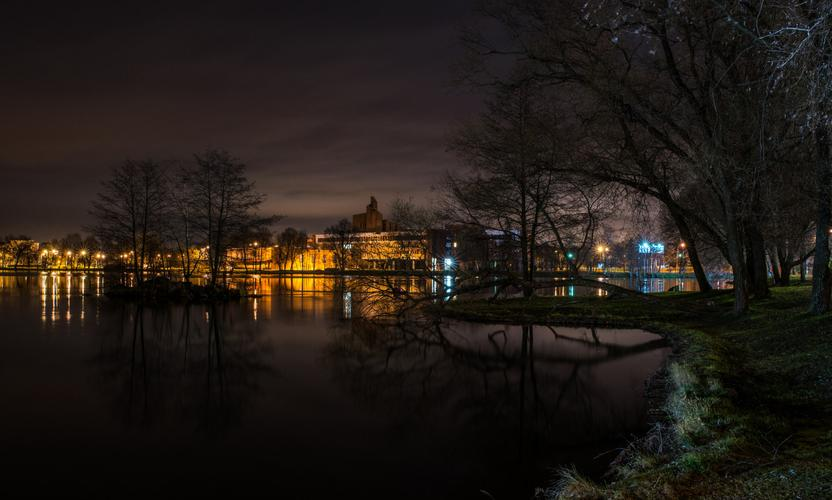
%> input picture Picture/test3.jpeg, 832 x 500 px
$ octave stright.m   (GNU Octave 9; MATLAB toolbox functions it lacks are replaced by stand-ins)
%> lines starting %> are read from the running program, lines starting %| are printed output that depends on the picture
% 读取图像
% I = imread('../Picture/test1.jpeg');
% I = imread('../Picture/test2.jpeg');
I = imread('../Picture/test3.jpeg');
%> I is the input picture: size 500x832x3 uint8; mean R, G, B 34.1, 27.5, 22.3
% 转换为灰度图像
% I = rgb2gray(I);
I = im2double(I); % 或者使用 im2uint8(image)
%> I: size 500x832x3 double
% 显示原始图像及其直方图
figure;
subplot(2, 2, 1);
imshow(I);
title('原始图像');
subplot(2, 2, 2);
imhist(I);
title('原始直方图');
% 使用 histeq 函数进行直方图均衡化
J = histeq(I);
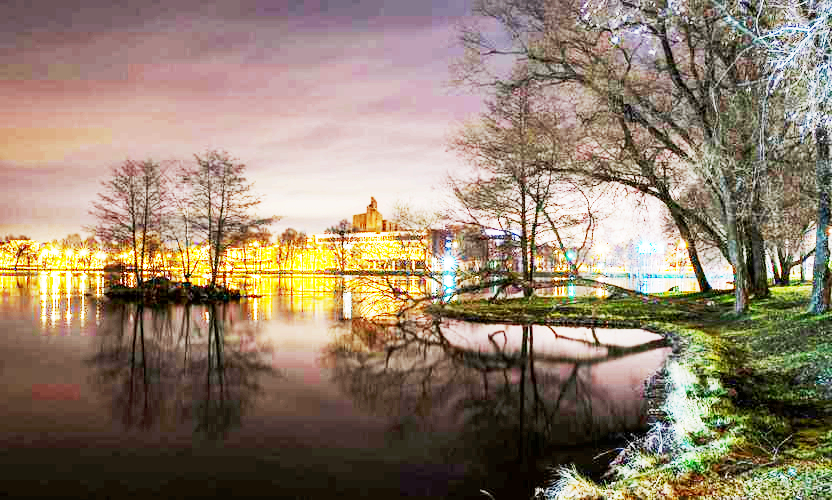
%> J: size 500x832x3 double; mean R, G, B 0.573, 0.503, 0.428
% 显示增强后的图像及其直方图
subplot(2, 2, 3);
imshow(J);
title('增强后的图像');
subplot(2, 2, 4);
imhist(J);
title('增强后的直方图');
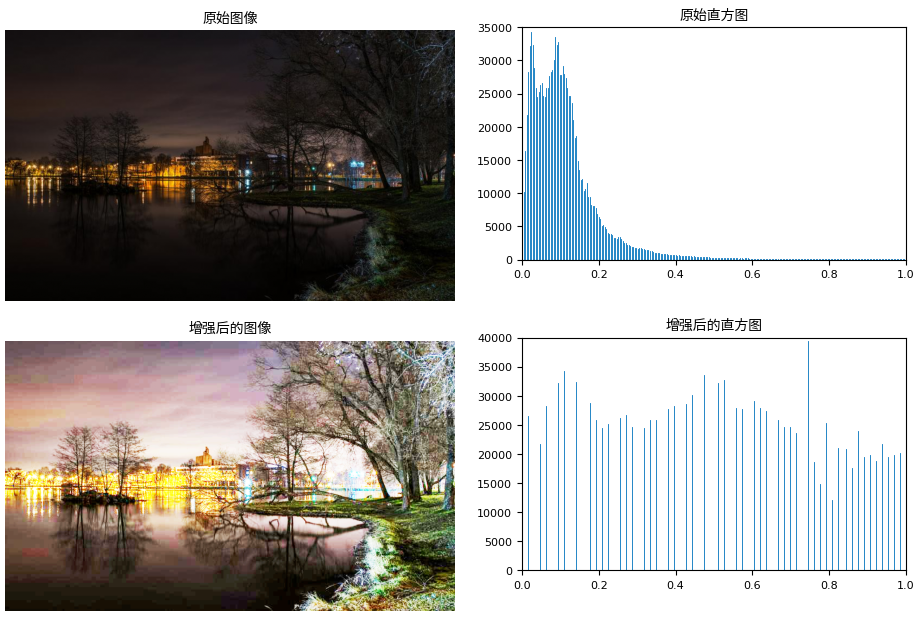
%> figure redrawn from the program's plot data, 4 panels

$ run again, with Picture/test1.jpeg copied over Picture/test3.jpeg
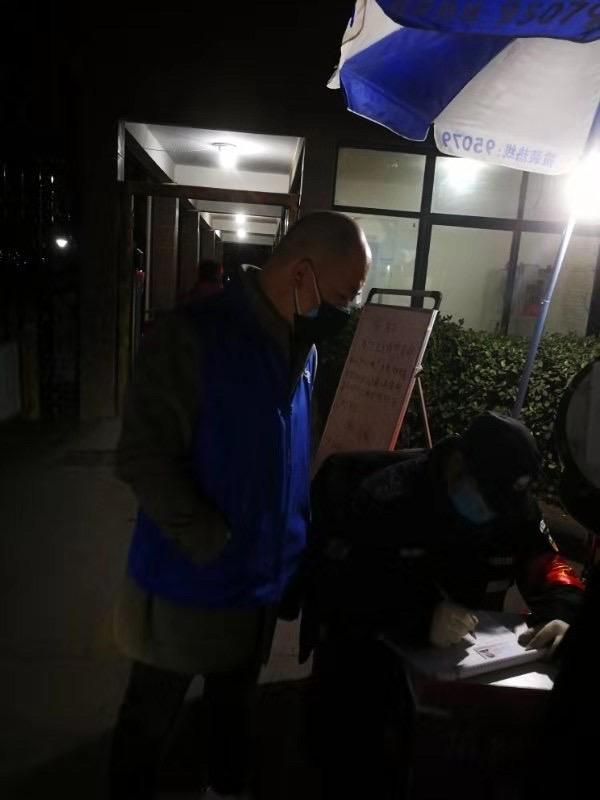
%> input picture Picture/test1.jpeg, 600 x 800 px
%> I is the input picture: size 800x600x3 uint8; mean R, G, B 37.7, 36.2, 37.4
%> I: size 800x600x3 double
%> `J = histeq(I);`:
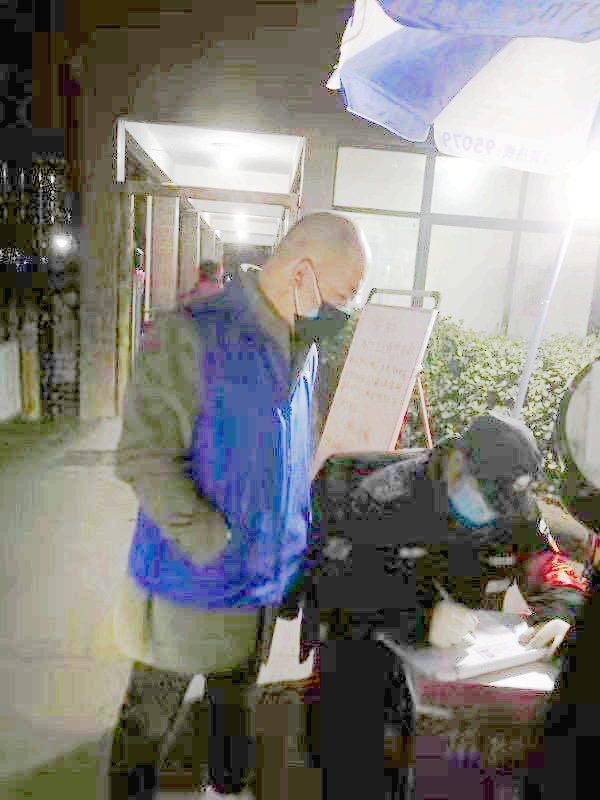
%> J: size 800x600x3 double; mean R, G, B 0.517, 0.511, 0.49
%> `title('增强后的直方图');`:
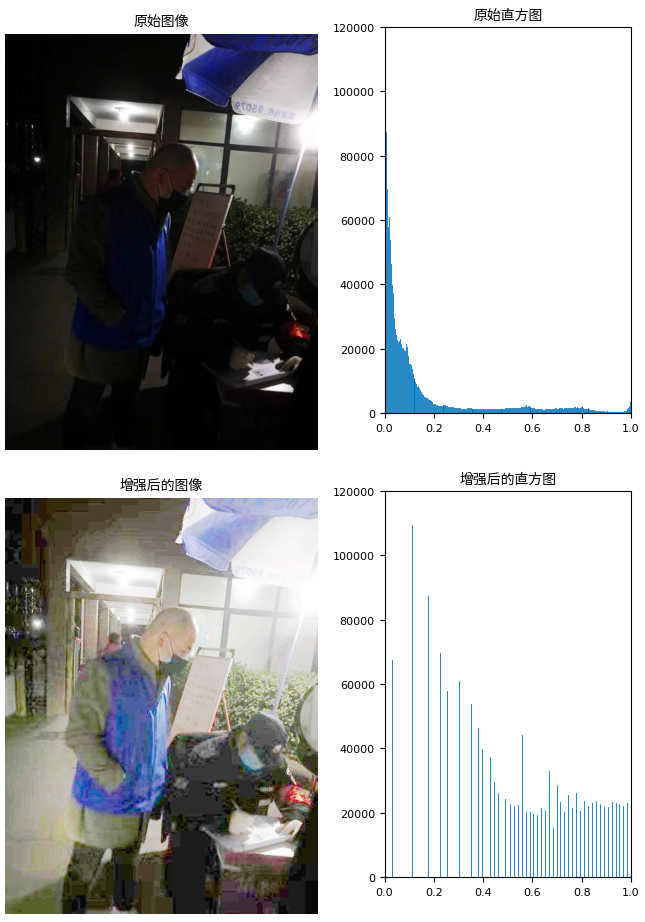
%> figure redrawn from the program's plot data, 4 panels
